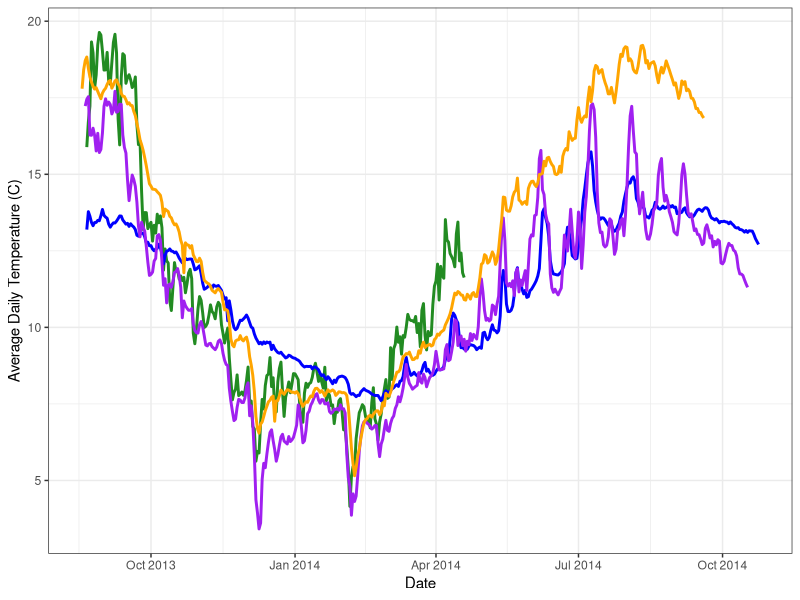
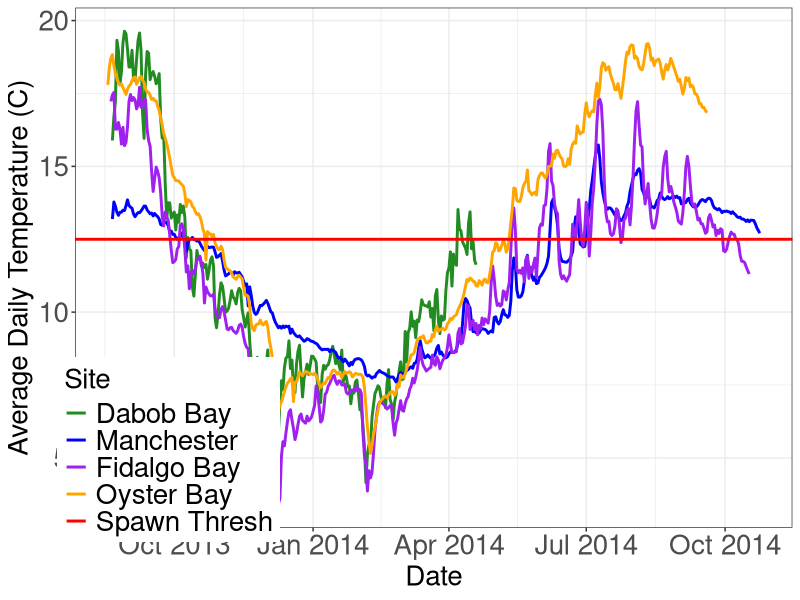
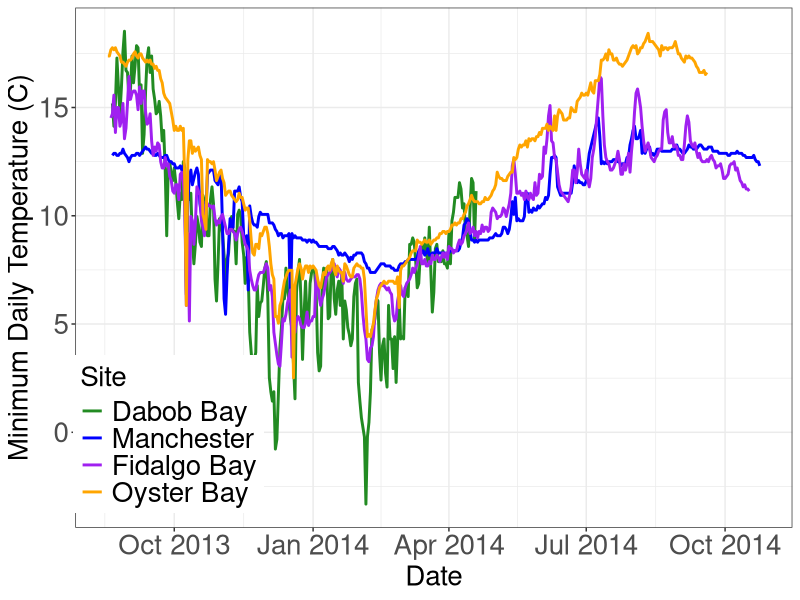
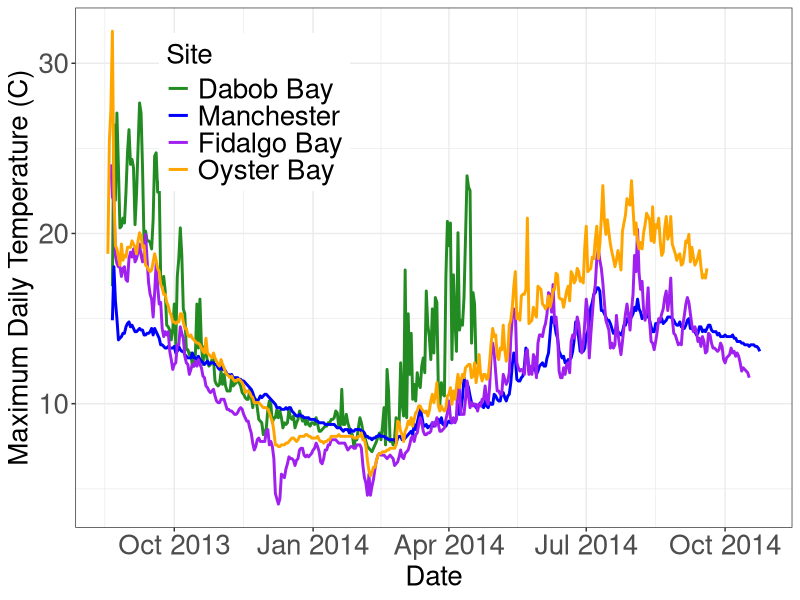

Here is the R script that generated these plots, in order:
#install.packages("plyr")
#install.packages("ggplot2")
require(plyr)
require(ggplot2)

#set working directory to local copy of repository
setwd<-("**your directory here**")

daby1edit<-read.csv("./data/Dabob-temp-2014.csv")
#reads in edited CSV with raw data.


daby1edit$Date<-as.Date(daby1edit$Date,"%m/%d/%Y")
#Tells R that the date column contains dates so it knows how to deal with them


dabmeantemp<-ddply(daby1edit,.(Date),summarise,mean_temp=mean(Temp,na.rm=T),min_temp=min(Temp,na.rm=T),max_temp=max(Temp,na.rm=T))
#finds the mean, minimum, and maximum daily temps from raw data and creates dataframe with them for Dabob

many1v3<-read.csv('./data/Manchester-temp-2014.csv')
#reads in edited CSV with raw data.

many1v3$Date<-as.Date(many1v3$Date,"%m/%d/%Y")
#Tells R that the date column contains dates so it knows how to deal with them


manmeantemp<-ddply(many1v3,.(Date),summarise,mean_temp=mean(Temp,na.rm=T),min_temp=min(Temp,na.rm=T),max_temp=max(Temp,na.rm=T))
#finds the mean, minimum, and maximum daily temps from raw data and creates dataframe with them for Manchester


fidy1v3<-read.csv("./data/Fidalgo-temp-2014.csv")
#reads in edited CSV with raw data.


fidy1v3$Date<-as.Date(fidy1v3$Date,"%m/%d/%Y")
#Tells R that the date column contains dates so it knows how to deal with them


fidmeantemp<-ddply(fidy1v3,.(Date),summarise,mean_temp=mean(Temp,na.rm=T),min_temp=min(Temp,na.rm=T),max_temp=max(Temp,na.rm=T))
#finds the mean, minimum, and maximum daily temps from raw data and creates dataframe with them for Fidalgo


oysy1edit<-read.csv("./data/OysterBay-temp-2014.csv")
#reads in edited CSV with raw data.


oysy1edit$Date<-as.Date(oysy1edit$Date, "%m/%d/%Y")
#Tells R that the date column contains dates so it knows how to deal with them


oysmeantemp<-ddply(oysy1edit,.(Date),summarise,mean_temp=mean(Temp,na.rm=T),min_temp=min(Temp,na.rm=T),max_temp=max(Temp,na.rm=T))
#finds the mean, minimum, and maximum daily temps from raw data and creates dataframe with them for Oyster Bay


ggplot()+
  geom_line(data=dabmeantemp, aes(x=Date, y=mean_temp, group=1),col="forestgreen",size=1,guide=T)+
  geom_line(data=manmeantemp, aes(x=Date, y=mean_temp, group=1),col="blue",size=1)+
  geom_line(data=fidmeantemp, aes(x=Date, y=mean_temp, group=1),col="purple",size=1)+
  geom_line(data=oysmeantemp, aes(x=Date, y=mean_temp, group=1),col="orange",size=1)+
  labs(x="Date",y="Average Daily Temperature (C)")+
  theme_bw()
#Creates a graph with each line representing average daily temps for each site


ggplot()+
  geom_line(data=dabmeantemp, aes(x=Date, y=mean_temp, group=1, colour="1"),size=1)+
  geom_line(data=manmeantemp, aes(x=Date, y=mean_temp, group=1, colour="2"),size=1)+
  geom_line(data=fidmeantemp, aes(x=Date, y=mean_temp, group=1, colour="3"),size=1)+
  geom_line(data=oysmeantemp, aes(x=Date, y=mean_temp, group=1, colour="4"),size=1)+
  geom_hline(aes(yintercept=12.5,colour="5"),size=1)+
  scale_colour_manual(values=c("forestgreen","blue","purple","orange","red"),
                      name="Site",
                      labels=c("Dabob Bay","Manchester","Fidalgo Bay","Oyster Bay","Spawn Thresh"))+
  labs(x="Date",y="Average Daily Temperature (C)")+
  theme_bw()+
  theme(legend.position=c(0.13,0.15),
        legend.text=element_text(size=20),
        legend.title=element_text(size=20),
        axis.text.x=element_text(size=20),
        axis.title.x=element_text(size=20),
        axis.text.y=element_text(size=20),
        axis.title.y=element_text(size=20))
#Creates a graph with each line representing average daily temps for each site also adds red line to indicate Spawning threshold


ggplot()+
  geom_line(data=dabmeantemp, aes(x=Date, y=min_temp, group=1, colour="1"),size=1)+
  geom_line(data=manmeantemp, aes(x=Date, y=min_temp, group=1, colour="2"),size=1)+
  geom_line(data=fidmeantemp, aes(x=Date, y=min_temp, group=1, colour="3"),size=1)+
  geom_line(data=oysmeantemp, aes(x=Date, y=min_temp, group=1, colour="4"),size=1)+
  scale_colour_manual(values=c("forestgreen","blue","purple","orange"),
                      name="Site",
                      labels=c("Dabob Bay","Manchester","Fidalgo Bay","Oyster Bay","Spawn Thresh"))+
  labs(x="Date",y="Minimum Daily Temperature (C)")+
  theme_bw()+
  theme(legend.position=c(0.13,0.18),
        legend.text=element_text(size=20),
        legend.title=element_text(size=20),
        axis.text.x=element_text(size=20),
        axis.title.x=element_text(size=20),
        axis.text.y=element_text(size=20),
        axis.title.y=element_text(size=20))
#Creates a graph with each line representing observed minimum daily temps for each site


ggplot()+
  geom_line(data=dabmeantemp, aes(x=Date, y=max_temp, group=1, colour="1"),size=1)+
  geom_line(data=manmeantemp, aes(x=Date, y=max_temp, group=1, colour="2"),size=1)+
  geom_line(data=fidmeantemp, aes(x=Date, y=max_temp, group=1, colour="3"),size=1)+
  geom_line(data=oysmeantemp, aes(x=Date, y=max_temp, group=1, colour="4"),size=1)+
  scale_colour_manual(values=c("forestgreen","blue","purple","orange"),
                      name="Site",
                      labels=c("Dabob Bay","Manchester","Fidalgo Bay","Oyster Bay","Spawn Thresh"))+
  labs(x="Date",y="Maximum Daily Temperature (C)")+
  theme_bw()+
  theme(legend.position=c(0.25,0.8),
        legend.text=element_text(size=20),
        legend.title=element_text(size=20),
        axis.text.x=element_text(size=20),
        axis.title.x=element_text(size=20),
        axis.text.y=element_text(size=20),
        axis.title.y=element_text(size=20))
#Creates a graph with each line representing observed maximum daily temps for each site



